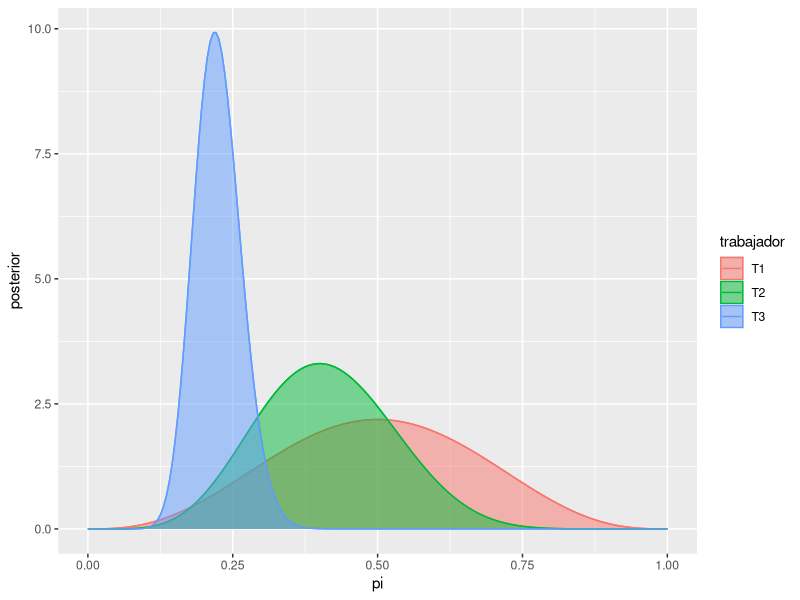

This chart was generated by the following R code:
library(ggplot2)

# Crear grilla para los valores de "pi"
grid_n <- 200
pi_grid <- seq(0, 1, length.out = grid_n)

# Evaluar la funcion de densidad del posterior de cada trabajador
# en cada uno de los puntos de "pi_grid"
posterior1 <- dbeta(pi_grid, 4, 4)
posterior2 <- dbeta(pi_grid, 7, 10)
posterior3 <- dbeta(pi_grid, 24, 83)

# Crear un data.frame, necesario para trabajar con ggplot2
datos <- data.frame(
  pi = rep(pi_grid, times = 3),
  posterior = c(posterior1, posterior2, posterior3),
  trabajador = rep(c("T1", "T2", "T3"), each = grid_n)
)

# Crear el grafico con ggplot2 con los siguientes mapeos
# * Los valores del eje horizontal "x" salen de "pi"
# * Los valores de la altura en el eje vertical "y" salen de "posterior"
# * Los colores se mapean a cada uno de los valores de "trabajador"
# * Las areas tienen un color de relleno distinto para cada valor en "trabajador"
ggplot(datos, aes(x = pi, y = posterior, color = trabajador)) +
  geom_line() + 
  geom_area(aes(fill = trabajador), alpha = 0.5, position = "identity")
